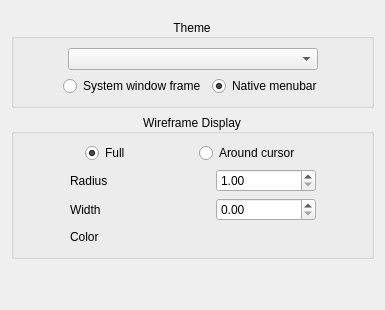
        <widget class="QWidget" name="tab_6">
         <attribute name="title">
          <string>Appearance</string>
         </attribute>
         <layout class="QVBoxLayout" name="verticalLayout_22">
          <item>
           <layout class="QVBoxLayout" name="verticalLayout_23">
            <property name="topMargin">
             <number>8</number>
            </property>
            <item>
             <widget class="QGroupBox" name="theme_box_2">
              <property name="title">
               <string>Theme</string>
              </property>
              <property name="alignment">
               <set>Qt::AlignCenter</set>
              </property>
              <layout class="QVBoxLayout" name="verticalLayout_2">
               <item>
                <layout class="QHBoxLayout" name="horizontalLayout_43">
                 <item>
                  <spacer name="horizontalSpacer_18">
                   <property name="orientation">
                    <enum>Qt::Horizontal</enum>
                   </property>
                   <property name="sizeHint" stdset="0">
                    <size>
                     <width>40</width>
                     <height>20</height>
                    </size>
                   </property>
                  </spacer>
                 </item>
                 <item>
                  <widget class="QComboBox" name="_theme">
                   <property name="sizePolicy">
                    <sizepolicy hsizetype="Expanding" vsizetype="Fixed">
                     <horstretch>0</horstretch>
                     <verstretch>0</verstretch>
                    </sizepolicy>
                   </property>
                   <property name="minimumSize">
                    <size>
                     <width>250</width>
                     <height>0</height>
                    </size>
                   </property>
                   <property name="sizeAdjustPolicy">
                    <enum>QComboBox::AdjustToContentsOnFirstShow</enum>
                   </property>
                  </widget>
                 </item>
                 <item>
                  <spacer name="horizontalSpacer_19">
                   <property name="orientation">
                    <enum>Qt::Horizontal</enum>
                   </property>
                   <property name="sizeHint" stdset="0">
                    <size>
                     <width>40</width>
                     <height>20</height>
                    </size>
                   </property>
                  </spacer>
                 </item>
                </layout>
               </item>
               <item>
                <layout class="QHBoxLayout" name="horizontalLayout_3">
                 <item>
                  <spacer name="horizontalSpacer_16">
                   <property name="orientation">
                    <enum>Qt::Horizontal</enum>
                   </property>
                   <property name="sizeHint" stdset="0">
                    <size>
                     <width>40</width>
                     <height>20</height>
                    </size>
                   </property>
                  </spacer>
                 </item>
                 <item>
                  <widget class="QRadioButton" name="_systemWindowFrame">
                   <property name="toolTip">
                    <string>Turns on default system window frame instead of Noggit's styled one. Requires restart.</string>
                   </property>
                   <property name="text">
                    <string>System window frame</string>
                   </property>
                   <property name="checked">
                    <bool>false</bool>
                   </property>
                   <property name="autoExclusive">
                    <bool>false</bool>
                   </property>
                  </widget>
                 </item>
                 <item>
                  <widget class="QRadioButton" name="_nativeMenubar">
                   <property name="toolTip">
                    <string>Moves top menu to system's dedicated space for application menus. Supported by Mac OS and some other platforms. Requires restart.</string>
                   </property>
                   <property name="text">
                    <string>Native menubar</string>
                   </property>
                   <property name="checked">
                    <bool>true</bool>
                   </property>
                   <property name="autoExclusive">
                    <bool>false</bool>
                   </property>
                  </widget>
                 </item>
                 <item>
                  <spacer name="horizontalSpacer_17">
                   <property name="orientation">
                    <enum>Qt::Horizontal</enum>
                   </property>
                   <property name="sizeHint" stdset="0">
                    <size>
                     <width>40</width>
                     <height>20</height>
                    </size>
                   </property>
                  </spacer>
                 </item>
                </layout>
               </item>
              </layout>
             </widget>
            </item>
            <item>
             <layout class="QVBoxLayout" name="verticalLayout_24">
              <item>
               <widget class="QGroupBox" name="groupBox_6">
                <property name="title">
                 <string>Wireframe Display</string>
                </property>
                <property name="alignment">
                 <set>Qt::AlignCenter</set>
                </property>
                <layout class="QHBoxLayout" name="horizontalLayout_44">
                 <item>
                  <layout class="QVBoxLayout" name="verticalLayout_25">
                   <item>
                    <layout class="QHBoxLayout" name="horizontalLayout_45">
                     <item>
                      <spacer name="horizontalSpacer_29">
                       <property name="orientation">
                        <enum>Qt::Horizontal</enum>
                       </property>
                       <property name="sizeHint" stdset="0">
                        <size>
                         <width>40</width>
                         <height>20</height>
                        </size>
                       </property>
                      </spacer>
                     </item>
                     <item>
                      <widget class="QRadioButton" name="radio_wire_full">
                       <property name="text">
                        <string>Full</string>
                       </property>
                       <property name="checked">
                        <bool>true</bool>
                       </property>
                       <property name="autoExclusive">
                        <bool>true</bool>
                       </property>
                       <attribute name="buttonGroup">
                        <string notr="true">_wireframe_type_group</string>
                       </attribute>
                      </widget>
                     </item>
                     <item>
                      <spacer name="horizontalSpacer_30">
                       <property name="orientation">
                        <enum>Qt::Horizontal</enum>
                       </property>
                       <property name="sizeHint" stdset="0">
                        <size>
                         <width>40</width>
                         <height>20</height>
                        </size>
                       </property>
                      </spacer>
                     </item>
                     <item>
                      <widget class="QRadioButton" name="radio_wire_cursor">
                       <property name="enabled">
                        <bool>true</bool>
                       </property>
                       <property name="text">
                        <string>Around cursor</string>
                       </property>
                       <property name="autoExclusive">
                        <bool>true</bool>
                       </property>
                       <attribute name="buttonGroup">
                        <string notr="true">_wireframe_type_group</string>
                       </attribute>
                      </widget>
                     </item>
                     <item>
                      <spacer name="horizontalSpacer_31">
                       <property name="orientation">
                        <enum>Qt::Horizontal</enum>
                       </property>
                       <property name="sizeHint" stdset="0">
                        <size>
                         <width>40</width>
                         <height>20</height>
                        </size>
                       </property>
                      </spacer>
                     </item>
                    </layout>
                   </item>
                   <item>
                    <layout class="QHBoxLayout" name="horizontalLayout_46">
                     <item>
                      <spacer name="horizontalSpacer_32">
                       <property name="orientation">
                        <enum>Qt::Horizontal</enum>
                       </property>
                       <property name="sizeHint" stdset="0">
                        <size>
                         <width>40</width>
                         <height>20</height>
                        </size>
                       </property>
                      </spacer>
                     </item>
                     <item>
                      <widget class="QLabel" name="label_29">
                       <property name="minimumSize">
                        <size>
                         <width>140</width>
                         <height>0</height>
                        </size>
                       </property>
                       <property name="text">
                        <string>Radius</string>
                       </property>
                      </widget>
                     </item>
                     <item>
                      <widget class="QDoubleSpinBox" name="_wireframe_radius">
                       <property name="minimumSize">
                        <size>
                         <width>100</width>
                         <height>0</height>
                        </size>
                       </property>
                       <property name="toolTip">
                        <string>real radius = cursor radius * wireframe radius</string>
                       </property>
                       <property name="minimum">
                        <double>1.000000000000000</double>
                       </property>
                       <property name="maximum">
                        <double>100.000000000000000</double>
                       </property>
                      </widget>
                     </item>
                     <item>
                      <spacer name="horizontalSpacer_33">
                       <property name="orientation">
                        <enum>Qt::Horizontal</enum>
                       </property>
                       <property name="sizeHint" stdset="0">
                        <size>
                         <width>40</width>
                         <height>20</height>
                        </size>
                       </property>
                      </spacer>
                     </item>
                    </layout>
                   </item>
                   <item>
                    <layout class="QHBoxLayout" name="horizontalLayout_47">
                     <item>
                      <spacer name="horizontalSpacer_34">
                       <property name="orientation">
                        <enum>Qt::Horizontal</enum>
                       </property>
                       <property name="sizeHint" stdset="0">
                        <size>
                         <width>40</width>
                         <height>20</height>
                        </size>
                       </property>
                      </spacer>
                     </item>
                     <item>
                      <widget class="QLabel" name="label_30">
                       <property name="minimumSize">
                        <size>
                         <width>140</width>
                         <height>0</height>
                        </size>
                       </property>
                       <property name="text">
                        <string>Width</string>
                       </property>
                      </widget>
                     </item>
                     <item>
                      <widget class="QDoubleSpinBox" name="_wireframe_width">
                       <property name="minimumSize">
                        <size>
                         <width>100</width>
                         <height>0</height>
                        </size>
                       </property>
                       <property name="maximum">
                        <double>10.000000000000000</double>
                       </property>
                       <property name="singleStep">
                        <double>0.100000000000000</double>
                       </property>
                      </widget>
                     </item>
                     <item>
                      <spacer name="horizontalSpacer_35">
                       <property name="orientation">
                        <enum>Qt::Horizontal</enum>
                       </property>
                       <property name="sizeHint" stdset="0">
                        <size>
                         <width>40</width>
                         <height>20</height>
                        </size>
                       </property>
                      </spacer>
                     </item>
                    </layout>
                   </item>
                   <item>
                    <layout class="QHBoxLayout" name="horizontalLayout_48">
                     <item>
                      <spacer name="horizontalSpacer_36">
                       <property name="orientation">
                        <enum>Qt::Horizontal</enum>
                       </property>
                       <property name="sizeHint" stdset="0">
                        <size>
                         <width>40</width>
                         <height>20</height>
                        </size>
                       </property>
                      </spacer>
                     </item>
                     <item>
                      <widget class="QLabel" name="label_31">
                       <property name="minimumSize">
                        <size>
                         <width>140</width>
                         <height>0</height>
                        </size>
                       </property>
                       <property name="text">
                        <string>Color</string>
                       </property>
                      </widget>
                     </item>
                     <item>
                      <widget class="color_widgets::ColorSelector" name="_wireframe_color" native="true">
                       <property name="minimumSize">
                        <size>
                         <width>100</width>
                         <height>0</height>
                        </size>
                       </property>
                      </widget>
                     </item>
                     <item>
                      <spacer name="horizontalSpacer_37">
                       <property name="orientation">
                        <enum>Qt::Horizontal</enum>
                       </property>
                       <property name="sizeHint" stdset="0">
                        <size>
                         <width>40</width>
                         <height>20</height>
                        </size>
                       </property>
                      </spacer>
                     </item>
                    </layout>
                   </item>
                  </layout>
                 </item>
                </layout>
               </widget>
              </item>
              <item>
               <spacer name="verticalSpacer_6">
                <property name="orientation">
                 <enum>Qt::Vertical</enum>
                </property>
                <property name="sizeHint" stdset="0">
                 <size>
                  <width>20</width>
                  <height>40</height>
                 </size>
                </property>
               </spacer>
              </item>
             </layout>
            </item>
           </layout>
          </item>
         </layout>
        </widget>
